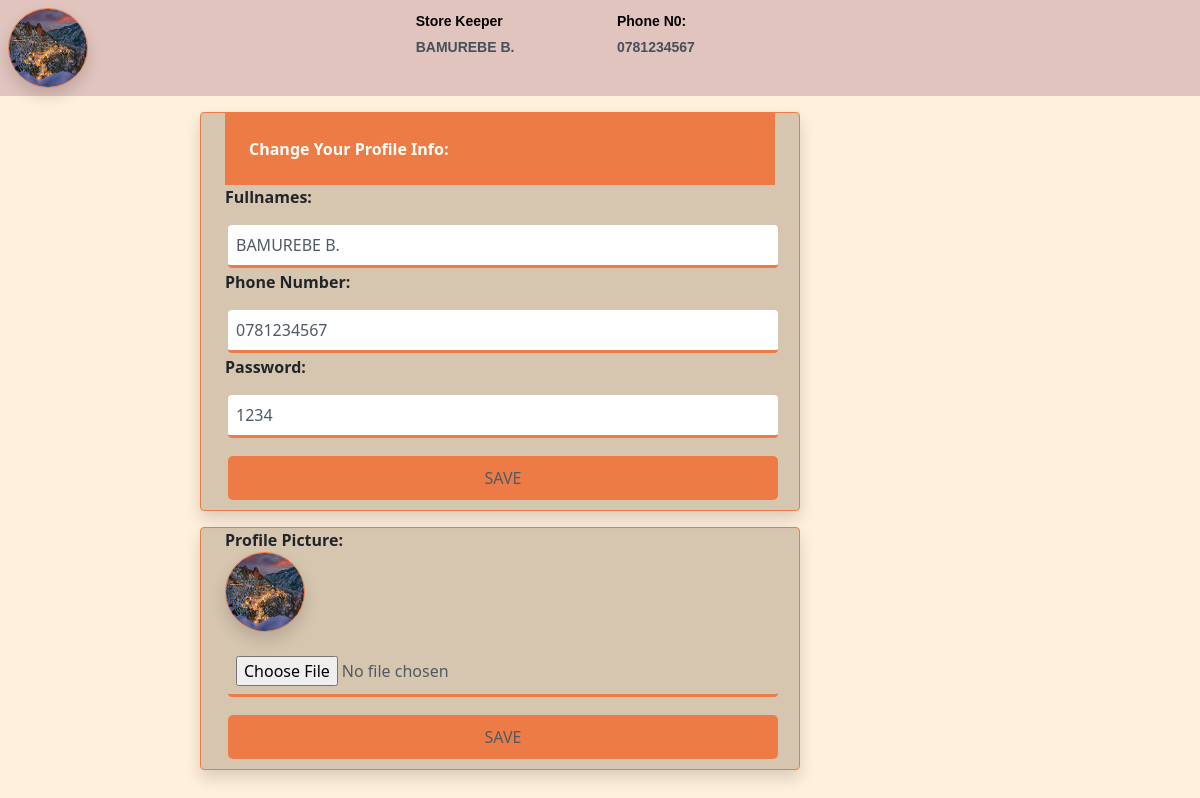
/account.php (signed in), run on the app's committed database.
### tables this page shows
CREATE TABLE `users` (
  `U_ID` int(11) NOT NULL,
  `fullname` varchar(100) NOT NULL,
  `phone_number` varchar(13) NOT NULL,
  `password` varchar(100) NOT NULL,
  `role` varchar(100) NOT NULL,
  `pic` varchar(255) NOT NULL DEFAULT 'profiles/default.png',
  `reg_date` date NOT NULL
);

### account.php (the view, shortened to what this page needs)
<?php
 if (isset($_SESSION['role'])) {
 	include('connection.php');
 	if (isset($_SESSION['skeeper'])) {
 		$uid=$_SESSION['skeeper'];
 	}
 	elseif (isset($_SESSION['admin'])) {
 		$uid=$_SESSION['admin'];
 	}
 	elseif (isset($_SESSION['teacher'])) {
 		$uid=$_SESSION['teacher'];
 	}
 	else{
 		$uid= null;
 	}
 	?>
 	<html>
<head>
	<link rel="stylesheet" type="text/css" href="bootstrap.css">
</head>
<body>
<div class="row p-2">
	<?php
          $qry=mysqli_query($con,"select * from users where U_ID='$uid'");
          $fetch=mysqli_fetch_array($qry);
		?>
		<div class="img col-sm-4">
		<img src="<?php echo $fetch['pic'];?>" class="rounded-circle shadow" style="border: 1px solid rgb(237, 123, 70);" width="80" height="80">
	</div>
		<div class="col-sm-2">
			<div class="det"><?php echo $fetch['role'] ?></div>
			<div class="det2"> <?php echo $fetch['fullname'] ?></div>
		</div>
		<div class="col-sm-6">
			<div class="det">Phone N0: </div>
			<div class="det2"><?php echo $fetch['phone_number'] ?></div>
		</div>
</div>
<form method="POST" class="px-4 pb-2 w-50 offset-2 shadow" enctype="multipart/form-data">
	<div class="p-4" style="background-color: rgba(237, 123, 70, 1.0);color: rgb(255, 255, 250);"><b>Change Your Profile Info:</b></div>
	<b>Fullnames:</b><input type="text" name="fullname" value="<?php echo $fetch['fullname'] ?>">
	<b>Phone Number:</b><input type="tel" name="phone" value="<?php echo $fetch['phone_number'] ?>" minlength="10" maxlength="10">
	<b>Password:</b><input type="text" name="password" value="<?php echo $fetch['password'] ?>"><br>
	<input type="submit" name="save" value="SAVE">
</form>
<form method="POST" class="px-4 pb-2  w-50 offset-2 shadow" enctype="multipart/form-data">
	<b>Profile Picture:</b><br>
	<img src="<?php echo $fetch['pic'];?>" class="rounded-circle shadow" style="border: 1px solid rgb(237, 123, 70);" width="80" height="80">
	<input type="file" name="pic" accept=".png,.jpg" value="<?php echo $fetch['pic'] ?>">
	<input type="submit" name="save2" value="SAVE">
</form>
</body>
</html>
<?php
}
else{
	header('location:login.php');
}

### account.php (style rules this page uses)
input, select { width: 100%;padding: 8px;border: none;border-bottom: 3px solid rgb(237, 123, 70);margin: 1rem 3px 2px 3px;border-radius: 4px;color: rgb(80, 90, 100); }
input[type='submit'] { background-color: rgba(237, 123, 70, 1.0);border: none;border-radius: 5px;padding: 10px;font-size: 16px; }
body { background-color: rgba(255, 240, 220, 1.0); }
.row { background-color: rgba(107, 23, 70, 0.2); color: rgb(0, 0, 0);font: 14px arial,sans-serif;font-weight: bold; }
.det { padding: 5px; }
.det2 { padding: 5px;color: rgb(70, 80, 90); }
form { background-color: rgba(50, 30, 0, 0.2);border: 0.5px solid rgb(237, 123, 70);margin-top: 1rem;border-radius: 4px; }

### data on the page
users: pic (picture), role "Store Keeper", fullname "BAMUREBE B.", phone_number "0781234567", phone "0781234567", password "1234"
